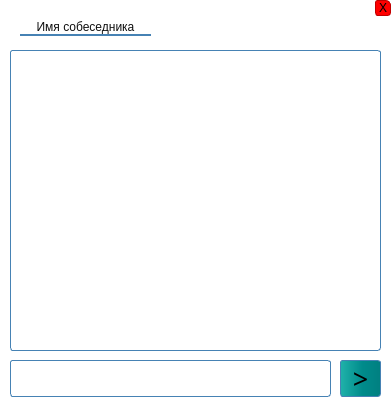
<?xml version="1.0" encoding="UTF-8"?>
<ui version="4.0">
 <class>MainWindow</class>
 <widget class="QMainWindow" name="MainWindow">
  <property name="geometry">
   <rect>
    <x>0</x>
    <y>0</y>
    <width>391</width>
    <height>411</height>
   </rect>
  </property>
  <property name="sizePolicy">
   <sizepolicy hsizetype="Fixed" vsizetype="Fixed">
    <horstretch>0</horstretch>
    <verstretch>0</verstretch>
   </sizepolicy>
  </property>
  <property name="minimumSize">
   <size>
    <width>391</width>
    <height>411</height>
   </size>
  </property>
  <property name="maximumSize">
   <size>
    <width>391</width>
    <height>411</height>
   </size>
  </property>
  <property name="windowTitle">
   <string>MainWindow</string>
  </property>
  <property name="autoFillBackground">
   <bool>false</bool>
  </property>
  <property name="styleSheet">
   <string notr="true">QMainWindow{
border-radius: 10px;
background-color: rgba(255, 255, 255, 255);
}</string>
  </property>
  <property name="documentMode">
   <bool>false</bool>
  </property>
  <property name="tabShape">
   <enum>QTabWidget::Rounded</enum>
  </property>
  <widget class="QWidget" name="centralwidget">
   <widget class="QFrame" name="frame">
    <property name="geometry">
     <rect>
      <x>0</x>
      <y>0</y>
      <width>391</width>
      <height>411</height>
     </rect>
    </property>
    <property name="sizePolicy">
     <sizepolicy hsizetype="Preferred" vsizetype="Preferred">
      <horstretch>0</horstretch>
      <verstretch>0</verstretch>
     </sizepolicy>
    </property>
    <property name="minimumSize">
     <size>
      <width>391</width>
      <height>411</height>
     </size>
    </property>
    <property name="maximumSize">
     <size>
      <width>391</width>
      <height>411</height>
     </size>
    </property>
    <property name="styleSheet">
     <string notr="true">QFrame{
border-radius: 10px;
background-color: rgba(255, 255, 255, 255);
}</string>
    </property>
    <property name="frameShape">
     <enum>QFrame::StyledPanel</enum>
    </property>
    <property name="frameShadow">
     <enum>QFrame::Raised</enum>
    </property>
    <widget class="QTextBrowser" name="textBrowser">
     <property name="enabled">
      <bool>true</bool>
     </property>
     <property name="geometry">
      <rect>
       <x>10</x>
       <y>50</y>
       <width>371</width>
       <height>301</height>
      </rect>
     </property>
     <property name="styleSheet">
      <string notr="true">border: 1px solid rgba(70, 130, 180, 1);
border-radius: 3px;</string>
     </property>
     <property name="verticalScrollBarPolicy">
      <enum>Qt::ScrollBarAsNeeded</enum>
     </property>
     <property name="horizontalScrollBarPolicy">
      <enum>Qt::ScrollBarAlwaysOff</enum>
     </property>
    </widget>
    <widget class="QTextEdit" name="textEdit">
     <property name="geometry">
      <rect>
       <x>10</x>
       <y>360</y>
       <width>321</width>
       <height>37</height>
      </rect>
     </property>
     <property name="styleSheet">
      <string notr="true">border: 1px solid rgba(70, 130, 180, 1);
border-radius: 3px;</string>
     </property>
    </widget>
    <widget class="QPushButton" name="pushButton">
     <property name="geometry">
      <rect>
       <x>340</x>
       <y>360</y>
       <width>41</width>
       <height>37</height>
      </rect>
     </property>
     <property name="font">
      <font>
       <family>Stencil</family>
       <pointsize>20</pointsize>
      </font>
     </property>
     <property name="styleSheet">
      <string notr="true">QPushButton{
background-color: qlineargradient(spread:pad, x1:0, y1:0, x2:1, y2:0, stop:0 rgba(32, 178, 170, 255), stop:0.55 rgba(0, 139, 139, 255), stop:0.98 rgba(0, 128, 129, 255), stop:1 rgba(70, 130, 180, 255));
border: 1px solid rgba(70, 130, 180, 1);
border-radius: 3px;
}
QPushButton:hover{
background-color: qlineargradient(spread:pad, x1:0, y1:0, x2:1, y2:0, stop:0 rgba(32, 178, 170, 200), stop:0.55 rgba(0, 139, 139, 200), stop:0.98 rgba(0, 128, 129, 200), stop:1 rgba(70, 130, 180, 200));
}
QPushButton:pressed{
background-color: qlineargradient(spread:pad, x1:0, y1:0, x2:1, y2:0, stop:0 rgba(32, 178, 170, 255), stop:0.55 rgba(0, 139, 139, 255), stop:0.98 rgba(0, 128, 129, 255), stop:1 rgba(70, 130, 180, 255));
}
</string>
     </property>
     <property name="text">
      <string>&gt;</string>
     </property>
    </widget>
    <widget class="QPushButton" name="pushButton_2">
     <property name="geometry">
      <rect>
       <x>375</x>
       <y>0</y>
       <width>16</width>
       <height>16</height>
      </rect>
     </property>
     <property name="styleSheet">
      <string notr="true">QPushButton{
background-color: rgba(255, 0, 0,255);
border: 1px solid rgb(193, 0, 0);
border-radius:3px;
border-top-right-radius: 5px;
}
QPushButton:hover{
background-color: rgba(255, 0, 0,200);
}
QPushButton:pressed{
background-color: rgba(255, 0, 0,255);
}
</string>
     </property>
     <property name="text">
      <string>X</string>
     </property>
    </widget>
    <widget class="QLabel" name="label">
     <property name="geometry">
      <rect>
       <x>20</x>
       <y>20</y>
       <width>131</width>
       <height>16</height>
      </rect>
     </property>
     <property name="styleSheet">
      <string notr="true">background-color: rgba(0, 0, 0, 0);
border-bottom:2px solid rgba(70, 130, 180, 1);
color: rgba(0,0,0,240);</string>
     </property>
     <property name="text">
      <string>Имя собеседника</string>
     </property>
     <property name="alignment">
      <set>Qt::AlignCenter</set>
     </property>
    </widget>
   </widget>
  </widget>
 </widget>
 <resources/>
 <connections/>
</ui>
